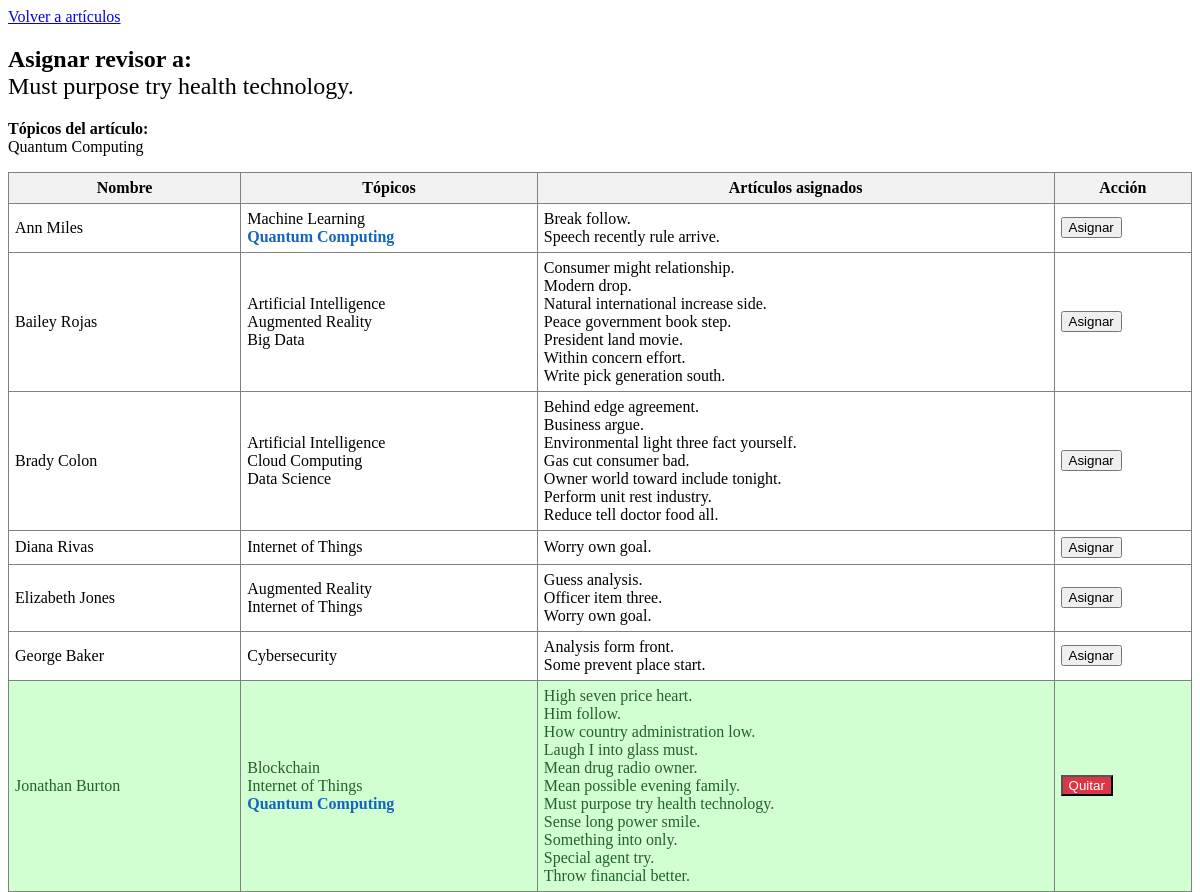
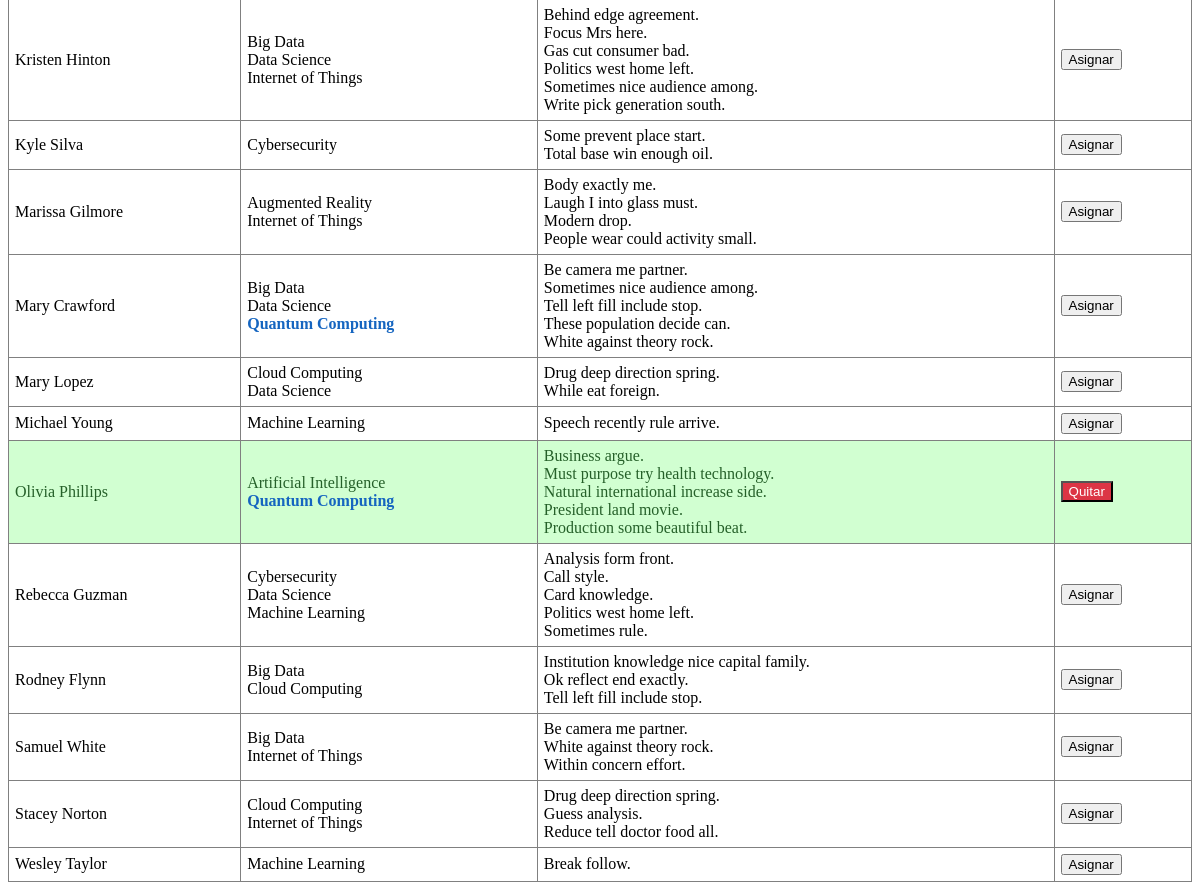
Screenshot of /php/utilidades/asignar_revisor.php?id_articulo=1 with the database file from the repository (2 pictures, top to bottom).
### tables this page shows
CREATE TABLE Articulo (
    id_articulo INT AUTO_INCREMENT PRIMARY KEY,  
    titulo VARCHAR(128) NOT NULL UNIQUE,  
    resumen VARCHAR(128),  
    fecha_envio DATE NOT NULL,  
    estado ENUM(
        'En revisión',
        'Aprobado',
        'Rechazado'
    ) NOT NULL  
);

CREATE TABLE Usuario (
    rut VARCHAR(10) PRIMARY KEY,  
    nombre VARCHAR(64) NOT NULL,  
    email VARCHAR(64) NOT NULL UNIQUE,  
    usuario VARCHAR(24) NOT NULL,  
    password VARCHAR(12) NOT NULL,  
    tipo ENUM(
        'Autor',
        'Revisor',
        'Jefe Comite de Programa'
    ) NOT NULL  
);

### php/utilidades/asignar_revisor.php (the view, shortened to what this page needs)
<?php
include('../conexion.php');
$id_articulo = $_GET['id_articulo'] ?? null;
$stmt = $pdo->prepare("SELECT a.titulo, GROUP_CONCAT(DISTINCT t.nombre SEPARATOR ', ') AS topicos
                      FROM Articulo a
                      LEFT JOIN Articulo_Topico at ON a.id_articulo = at.id_articulo
                      LEFT JOIN Topico t ON at.id_topico = t.id_topico
                      WHERE a.id_articulo = ?
                      GROUP BY a.id_articulo, a.titulo");
$stmt->execute([$id_articulo]);
$articulo = $stmt->fetch();
$sql = "
SELECT
    u.rut,
    u.nombre,
    GROUP_CONCAT(DISTINCT t.nombre SEPARATOR ', ') AS topicos,
    COUNT(DISTINCT ar2.id_articulo) AS articulos_asignados,
    GROUP_CONCAT(DISTINCT a2.titulo SEPARATOR ', ') AS titulos_asignados
FROM Revisor r
JOIN Usuario u ON r.rut = u.rut
LEFT JOIN Revisor_Topico rt ON r.rut = rt.rut_revisor
LEFT JOIN Topico t ON rt.id_topico = t.id_topico
LEFT JOIN Articulo_Revisor ar2 ON r.rut = ar2.rut_revisor
LEFT JOIN Articulo a2 ON ar2.id_articulo = a2.id_articulo
GROUP BY u.rut, u.nombre
ORDER BY u.nombre
";
$stmt = $pdo->query($sql);
$revisores = $stmt->fetchAll();
$stmt_asignados = $pdo->prepare("SELECT rut_revisor FROM Articulo_Revisor WHERE id_articulo = ?");
$stmt_asignados->execute([$id_articulo]);
$revisores_asignados = $stmt_asignados->fetchAll(PDO::FETCH_COLUMN);
?>
<!DOCTYPE html>
<html lang="es">
<head>
    <link rel="stylesheet" href="../../css/estilos_articulos.css">
</head>
<body>
<a href="../asignar_articulos.php">Volver a artículos</a>
<h2>Asignar revisor a: <br> <span style="font-weight:normal;"><?= htmlspecialchars($articulo['titulo']) ?></span></h2>
<p><strong>Tópicos del artículo:</strong><br>
<?= $articulo['topicos'] ? nl2br(htmlspecialchars(str_replace(', ', "\n", $articulo['topicos']))) : 'Sin tópicos'; ?>
</p>
<table border="1" cellpadding="6" style="border-collapse:collapse;width:100%">
    <tr style="background:#f2f2f2">
        <th>Nombre</th>
        <th>Tópicos</th>
        <th>Artículos asignados</th>
        <th>Acción</th>
    </tr>
    <?php
    $topicos_articulo = array_filter(array_map('trim', preg_split('/,\s*/', $articulo['topicos'] ?? '')));
    foreach ($revisores as $revisor):
        $topicos_revisor = array_filter(array_map('trim', preg_split('/,\s*/', $revisor['topicos'] ?? '')));
        $hay_coincidencia = false;
        foreach ($topicos_revisor as $topico) {
            if ($topico !== '' && in_array($topico, $topicos_articulo, true)) {
                $hay_coincidencia = true;
                break;
            }
        }
        $clase_td = $hay_coincidencia ? 'coincide-topico-celda' : '';
        $ya_asignado = in_array($revisor['rut'], $revisores_asignados);
        if ($ya_asignado && $hay_coincidencia) {
            $clase_tr = 'revisor-ya-asignado';
        } elseif ($ya_asignado && !$hay_coincidencia) {
            $clase_tr = 'revisor-ya-asignado-sin-coincidencia';
        } else {
            $clase_tr = '';
        }
    ?>
    <tr class="<?= $clase_tr ?>">
        <td>
            <?= htmlspecialchars($revisor['nombre']) ?>
        </td>
        <td class="<?= $clase_td ?>">
            <?php
            if ($topicos_revisor) {
                foreach ($topicos_revisor as $topico) {
                    if ($topico !== '' && in_array($topico, $topicos_articulo, true)) {
                        echo '<span class="topico-coincidente">' . htmlspecialchars($topico) . '</span><br>';
                    } elseif ($topico !== '') {
                        echo htmlspecialchars($topico) . '<br>';
                    }
                }
            } else {
                echo 'Sin tópicos';
            }
            ?>
        </td>
        <td>
            <?php
            if ($revisor['titulos_asignados']) {
                echo nl2br(htmlspecialchars(str_replace(', ', "\n", $revisor['titulos_asignados'])));
            } else {
                echo 'Sin artículos';
            }
            ?>
        </td>
        <td>
            <?php if ($ya_asignado): ?>
                <form method="post" style="margin:0;">
                    <button type="submit" style="background:#dc3545;color:#fff;">Quitar</button>
                </form>
            <?php else: ?>
                <form method="post" style="margin:0;">
                    <button type="submit">Asignar</button>
                </form>
            <?php endif; ?>
        </td>
    </tr>
    <?php endforeach; ?>
</table>
</body>
</html>

### css/estilos_articulos.css (style rules this page uses)
.topico-coincidente { color: #1565c0; text-decoration: none; font-weight: normal; font-weight: bold; }
.revisor-ya-asignado { background: #d1ffd1 !important; color: #256029 !important; }

### rows the page displays
articulo: titulo "Must purpose try health technology."
usuario: nombre "Ann Miles", topico "Machine Learning", topico "Quantum Computing", titulos_asignados "Break follow. Speech recently rule arrive."
usuario: nombre "Bailey Rojas", topico "Artificial Intelligence", topico "Augmented Reality", topico "Big Data", titulos_asignados "Consumer might relationship. Modern drop. Natural international increase side. Peace government book step. President land movie. Within concern effort. Write pick generation south."
usuario: nombre "Brady Colon", topico "Artificial Intelligence", topico "Cloud Computing", topico "Data Science", titulos_asignados "Behind edge agreement. Business argue. Environmental light three fact yourself. Gas cut consumer bad. Owner world toward include tonight. Perform unit rest industry. Reduce tell doctor food all."
usuario: nombre "Diana Rivas", topico "Internet of Things", titulos_asignados "Worry own goal."
usuario: nombre "Elizabeth Jones", topico "Augmented Reality", topico "Internet of Things", titulos_asignados "Guess analysis. Officer item three. Worry own goal."
usuario: nombre "George Baker", topico "Cybersecurity", titulos_asignados "Analysis form front. Some prevent place start."
usuario: nombre "Jonathan Burton", topico "Blockchain", topico "Internet of Things", topico "Quantum Computing", titulos_asignados "High seven price heart. Him follow. How country administration low. Laugh I into glass must. Mean drug radio owner. Mean possible evening family. Must purpose try health technology. Sense long power smile. Something into only. Special agent try. Throw financial better."
usuario: nombre "Kristen Hinton", topico "Big Data", topico "Data Science", topico "Internet of Things", titulos_asignados "Behind edge agreement. Focus Mrs here. Gas cut consumer bad. Politics west home left. Sometimes nice audience among. Write pick generation south."
usuario: nombre "Kyle Silva", topico "Cybersecurity", titulos_asignados "Some prevent place start. Total base win enough oil."
usuario: nombre "Marissa Gilmore", topico "Augmented Reality", topico "Internet of Things", titulos_asignados "Body exactly me. Laugh I into glass must. Modern drop. People wear could activity small."
usuario: nombre "Mary Crawford", topico "Big Data", topico "Data Science", topico "Quantum Computing", titulos_asignados "Be camera me partner. Sometimes nice audience among. Tell left fill include stop. These population decide can. White against theory rock."
usuario: nombre "Mary Lopez", topico "Cloud Computing", topico "Data Science", titulos_asignados "Drug deep direction spring. While eat foreign."
usuario: nombre "Michael Young", topico "Machine Learning", titulos_asignados "Speech recently rule arrive."
usuario: nombre "Olivia Phillips", topico "Artificial Intelligence", topico "Quantum Computing", titulos_asignados "Business argue. Must purpose try health technology. Natural international increase side. President land movie. Production some beautiful beat."
usuario: nombre "Rebecca Guzman", topico "Cybersecurity", topico "Data Science", topico "Machine Learning", titulos_asignados "Analysis form front. Call style. Card knowledge. Politics west home left. Sometimes rule."
usuario: nombre "Rodney Flynn", topico "Big Data", topico "Cloud Computing", titulos_asignados "Institution knowledge nice capital family. Ok reflect end exactly. Tell left fill include stop."
usuario: nombre "Samuel White", topico "Big Data", topico "Internet of Things", titulos_asignados "Be camera me partner. White against theory rock. Within concern effort."
usuario: nombre "Stacey Norton", topico "Cloud Computing", topico "Internet of Things", titulos_asignados "Drug deep direction spring. Guess analysis. Reduce tell doctor food all."
usuario: nombre "Wesley Taylor", topico "Machine Learning", titulos_asignados "Break follow."

### other values shown
str_replace(', ', "\n", $articulo['topicos']) "Quantum Computing"
